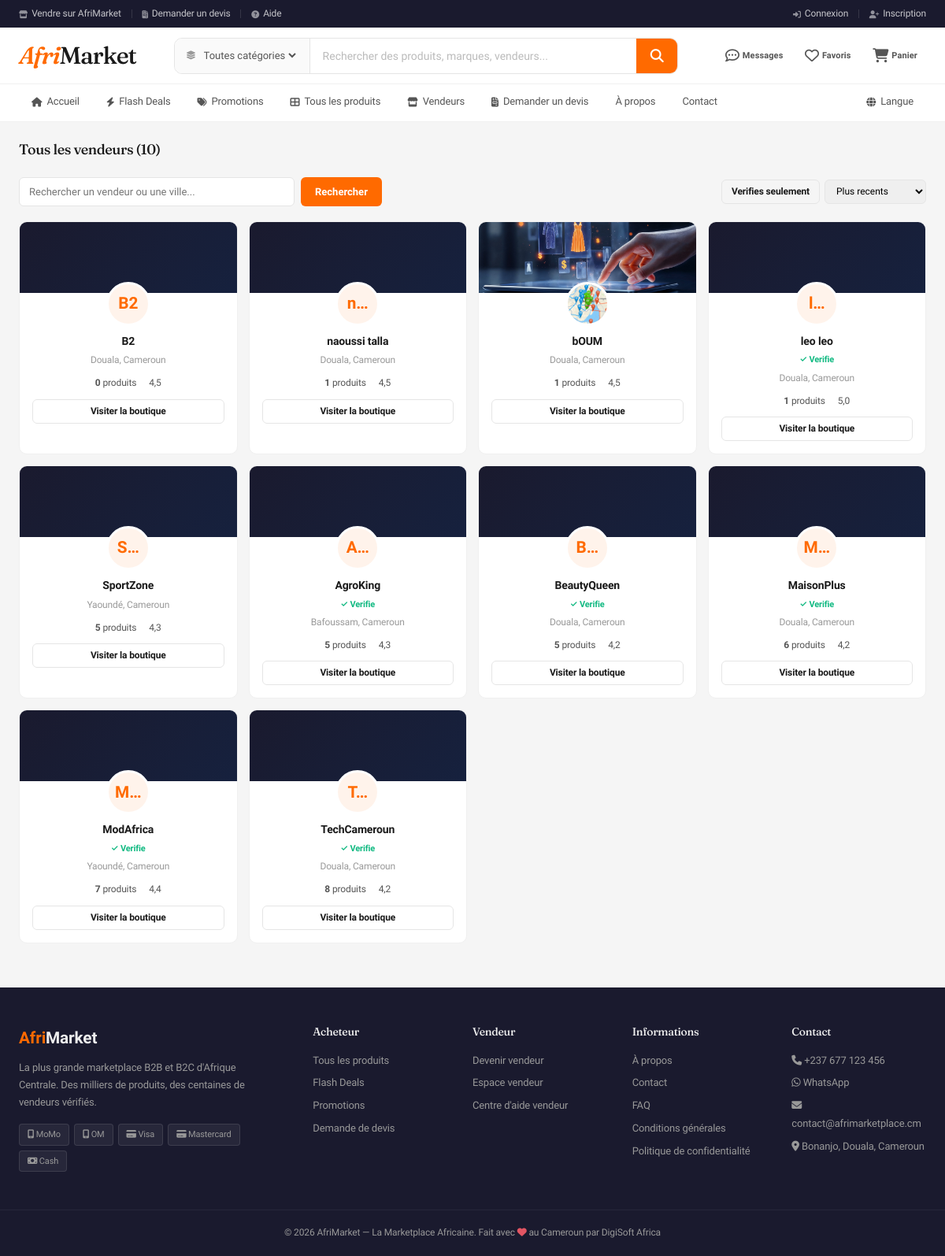
The page /fr/vendeur/ on the database its author committed.
### store/models.py (models this page shows, shortened)
class Store(models.Model):
    owner = models.ForeignKey(settings.AUTH_USER_MODEL, on_delete=models.CASCADE, related_name='stores')
    name = models.CharField(max_length=200)
    slug = models.SlugField(max_length=200, unique=True)
    description = models.TextField(blank=True)
    logo = models.ImageField(upload_to='stores/logos/', blank=True, null=True)
    banner = models.ImageField(upload_to='stores/banners/', blank=True, null=True)
    phone = models.CharField(max_length=20, blank=True)
    whatsapp = models.CharField(max_length=20, blank=True, help_text="Numéro WhatsApp avec indicatif pays (ex: 237677123456)")
    email = models.EmailField(blank=True)
    address = models.TextField(blank=True)
    city = models.CharField(max_length=100, default='Douala')
    country = models.CharField(max_length=100, default='Cameroun')
    latitude = models.DecimalField(max_digits=9, decimal_places=6, null=True, blank=True, help_text="Latitude GPS")
    longitude = models.DecimalField(max_digits=9, decimal_places=6, null=True, blank=True, help_text="Longitude GPS")
    is_verified = models.BooleanField(default=False)
    is_active = models.BooleanField(default=True)
    opening_hours = models.CharField(max_length=200, blank=True, help_text='Ex: Lun-Sam 8h-18h')
    facebook = models.URLField(blank=True)
    instagram = models.URLField(blank=True)
    response_rate = models.IntegerField(default=95)
    response_time = models.CharField(max_length=50, default='< 24h')
    year_established = models.IntegerField(default=2024)
    total_revenue = models.DecimalField(max_digits=15, decimal_places=0, default=0)
    created_at = models.DateTimeField(auto_now_add=True)
    @property
    def rating(self):
        from catalog.models import Review
        avg = Review.objects.filter(product__store=self).aggregate(
            avg=models.Avg('rating'))['avg']
        return round(avg, 1) if avg else 4.5

### store/views.py (the view)
# urls.py: path('', views.store_list, name='list'),
def store_list(request):
    stores = Store.objects.filter(is_active=True).annotate(
        nb_products=Count('products', filter=Q(products__is_active=True))
    )
    q = request.GET.get('q', '')
    if q:
        stores = stores.filter(Q(name__icontains=q) | Q(city__icontains=q))
    verified = request.GET.get('verified')
    if verified:
        stores = stores.filter(is_verified=True)
    sort = request.GET.get('sort', '-created_at')
    sort_map = {
        '-created_at': '-created_at',
        'name': 'name',
        'products': '-nb_products',
    }
    stores = stores.order_by(sort_map.get(sort, '-created_at'))
    return render(request, 'store/list.html', {
        'stores': stores,
        'search_query': q,
        'sort': sort,
        'total': stores.count(),
        'verified_filter': verified,
    })

### cart/context_processors.py (called while the page is built)
def cart_context(request):
    cart = get_cart(request)
    count = sum(item.get('quantity', 0) for item in cart.values())
    total = sum(item.get('price', 0) * item.get('quantity', 0) for item in cart.values())
    return {'cart_count': count, 'cart_total': total}

### cart/utils.py (called while the page is built, shortened)
def get_cart(request):
    return request.session.get('cart', {})

### catalog/context_processors.py (called while the page is built)
def categories_context(request):
    wishlist_count = 0
    if request.user.is_authenticated:
        wishlist_count = Wishlist.objects.filter(user=request.user).count()
    return {
        'nav_categories': Category.objects.filter(parent__isnull=True, is_active=True).prefetch_related('children')[:10],
        'wishlist_count': wishlist_count,
    }

### messaging/context_processors.py (called while the page is built, shortened)
def unread_messages_count(request):
    return {'unread_messages_count': 0}

### templates/store/list.html (shortened to what this page needs)
{% extends 'base.html' %}{% load humanize %}
{% block content %}
<div class="section">
<div class="section-head" style="margin-bottom:1.5rem;">
<h2>Tous les vendeurs ({{ total }})</h2>
</div>
<div style="display:flex;gap:10px;align-items:center;flex-wrap:wrap;margin-bottom:1.2rem;">
<form method="get" style="display:flex;gap:8px;flex:1;min-width:250px;">
<input type="text" name="q" value="{{ search_query }}" placeholder="Rechercher un vendeur ou une ville..." class="form-control" style="max-width:350px;">
<button type="submit" class="btn btn-orange">Rechercher</button>
</form>
<div style="display:flex;gap:6px;">
{% if verified_filter %}
<a href="?q={{ search_query }}&sort={{ sort }}" class="btn btn-sm btn-orange">Verifies seulement ✕</a>
{% else %}
<a href="?q={{ search_query }}&sort={{ sort }}&verified=1" class="btn btn-sm btn-outline">Verifies seulement</a>
{% endif %}
<select onchange="window.location='?q={{ search_query }}&sort='+this.value+'{% if verified_filter %}&verified=1{% endif %}'" style="padding:5px 10px;border:1px solid var(--border);border-radius:var(--radius-sm);font-size:12px;font-family:var(--font);">
<option value="-created_at" {% if sort == '-created_at' %}selected{% endif %}>Plus recents</option>
</select>
</div>
</div>
<div style="display:grid;grid-template-columns:repeat(auto-fill,minmax(260px,1fr));gap:14px;">
{% for s in stores %}
<div style="background:var(--white);border:1px solid var(--border2);border-radius:var(--radius);overflow:hidden;transition:var(--transition);">
{% if s.banner %}
<div style="height:90px;background:url('{{ s.banner.url }}') center/cover;"></div>
{% else %}
<div style="height:90px;background:linear-gradient(135deg,#1a1a2e,#16213e);"></div>
{% endif %}
<div style="padding:1rem;text-align:center;margin-top:-30px;">
<div style="width:56px;height:56px;border-radius:50%;background:var(--orange-light);display:flex;align-items:center;justify-content:center;font-size:1.3rem;font-weight:700;color:var(--orange);margin:0 auto .5rem;border:3px solid var(--white);overflow:hidden;">
{% if s.logo %}<img src="{{ s.logo.url }}" style="width:100%;height:100%;object-fit:cover;">{% else %}{{ s.name|truncatechars:2 }}{% endif %}
</div>
<div style="font-weight:600;font-size:14px;">{{ s.name }}</div>
{% if s.is_verified %}<div class="verified-badge" style="justify-content:center;margin-top:3px;">✓ Verifie</div>{% endif %}
<div style="font-size:12px;color:var(--text3);margin-top:4px;">{{ s.city }}, {{ s.country }}</div>
<div style="display:flex;justify-content:center;gap:1rem;margin-top:10px;font-size:12px;color:var(--text2);">
<span><strong>{{ s.nb_products }}</strong> produits</span>
<span>{{ s.rating }}</span>
</div>
<a href="{% url 'store:detail' slug=s.slug %}" class="btn btn-outline btn-sm btn-block" style="margin-top:10px;">Visiter la boutique</a>
</div>
</div>
{% empty %}
<div style="grid-column:1/-1;text-align:center;padding:3rem;color:var(--text3);">
<p>Aucun vendeur trouve.</p>
</div>
{% endfor %}
</div>
</div>
{% endblock %}

### static/css/style.css (style rules this page uses)
:root { --orange:#ff6a00;--orange-dark:#e55d00;--orange-light:#fff3eb;--red:#f43f5e;--red-bg:#fff1f2;--green:#10b981;--green-bg:#ecfdf5;--blue:#3b82f6;--blue-bg:#eff6ff;--yellow:#f59e0b;--yellow-bg:#fffbeb;--purple:#8b5cf6;--bg:#f5f5f5;--white:#fff;--text:#1a1a1a;--text2:#555;--text3:#999;--border:#e5e5e5;--border2:#f0f0f0;--shadow:0 2px 8px rgba(0,0,0,.06);--shadow-lg:0 4px 24px rgba(0,0,0,.08);--radius:10px;--radius-sm:6px;--font:'Inter Tight',-apple-system,BlinkMacSystemFont,'Segoe UI',Roboto,sans-serif;--font-display:'Fraunces',Georgia,'Times New Roman',serif;--max-w:1400px;--transition:all .2s ease; }
*,*::before,*::after { box-sizing:border-box;margin:0;padding:0; }
html { scroll-behavior:smooth }
body { font-family:var(--font);background:var(--bg);color:var(--text);line-height:1.6;-webkit-font-smoothing:antialiased;-moz-osx-font-smoothing:grayscale;font-size:14px;letter-spacing:-.01em }
a { color:inherit;text-decoration:none }
img { max-width:100%;height:auto;display:block }
button { cursor:pointer;font-family:var(--font) }
h1,h2,h3,h4,h5 { font-family:var(--font-display);font-weight:500;line-height:1.2;letter-spacing:-.025em;font-variation-settings:"opsz" 144,"SOFT" 50 }
.btn { display:inline-flex;align-items:center;gap:6px;padding:8px 18px;border-radius:var(--radius-sm);font-weight:600;font-size:13px;transition:var(--transition);border:none }
.btn-orange { background:var(--orange);color:#fff }
.btn-outline { background:transparent;border:1px solid var(--border);color:var(--text) }
.btn-sm { padding:5px 12px;font-size:12px }
.btn-block { width:100%;justify-content:center }
.section { max-width:var(--max-w);margin:0 auto;padding:1.5rem }
.section-head { display:flex;justify-content:space-between;align-items:center;margin-bottom:1rem }
.section-head h2 { font-size:18px;display:flex;align-items:center;gap:8px }
.verified-badge { display:inline-flex;align-items:center;gap:3px;font-size:11px;color:var(--green);font-weight:600 }
.form-control { width:100%;padding:10px 12px;border:1px solid var(--border);border-radius:var(--radius-sm);font-size:13px;transition:var(--transition);font-family:var(--font) }

### rows shown on the page
Store: name "B2", city "Douala", country "Cameroun", nb_products "0", rating "4,5"
Store: name "n…", name "naoussi talla", city "Douala", country "Cameroun", nb_products "1", rating "4,5"
Store: banner (picture), logo (picture), name "bOUM", city "Douala", country "Cameroun", nb_products "1", rating "4,5"
Store: name "l…", name "leo leo", is_verified "✓ Verifie", city "Douala", country "Cameroun", nb_products "1", rating "5,0"
Store: name "S…", name "SportZone", city "Yaoundé", country "Cameroun", nb_products "5", rating "4,3"
Store: name "A…", name "AgroKing", is_verified "✓ Verifie", city "Bafoussam", country "Cameroun", nb_products "5", rating "4,3"
Store: name "B…", name "BeautyQueen", is_verified "✓ Verifie", city "Douala", country "Cameroun", nb_products "5", rating "4,2"
Store: name "M…", name "MaisonPlus", is_verified "✓ Verifie", city "Douala", country "Cameroun", nb_products "6", rating "4,2"
Store: name "M…", name "ModAfrica", is_verified "✓ Verifie", city "Yaoundé", country "Cameroun", nb_products "7", rating "4,4"
Store: name "T…", name "TechCameroun", is_verified "✓ Verifie", city "Douala", country "Cameroun", nb_products "8", rating "4,2"

### other values the page prints
{{ total }} "10"
